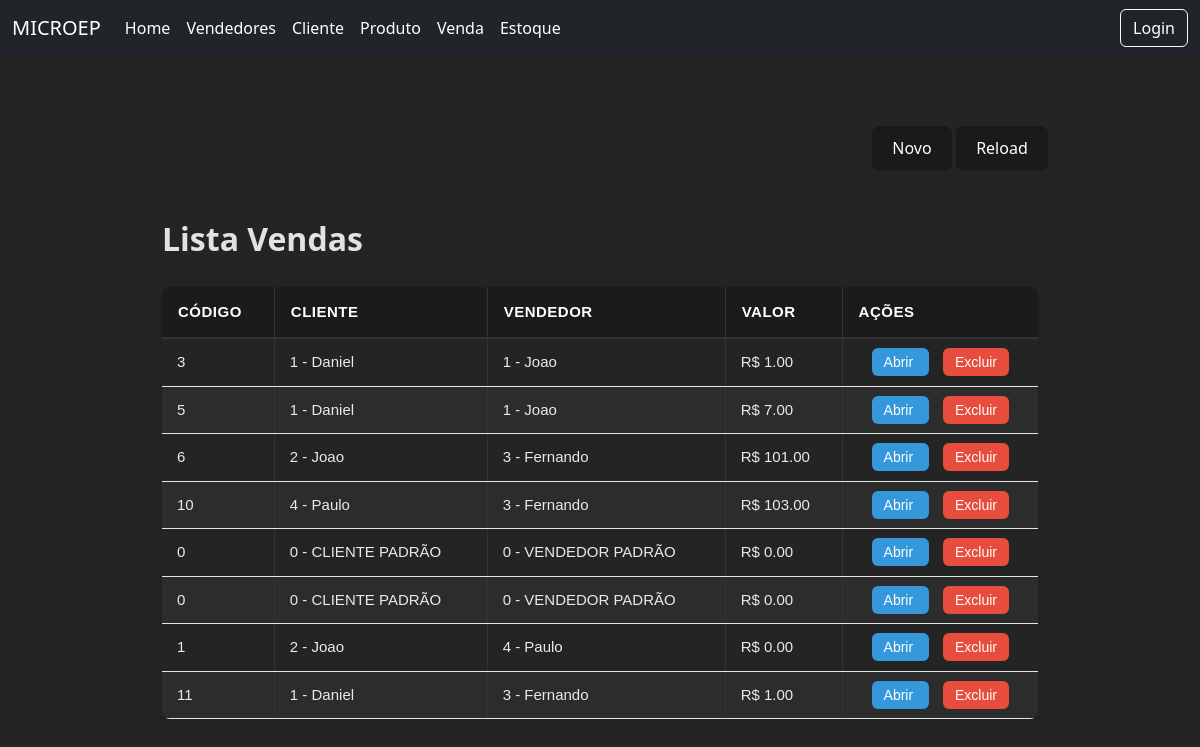
Before: /venda/ with the older database file.
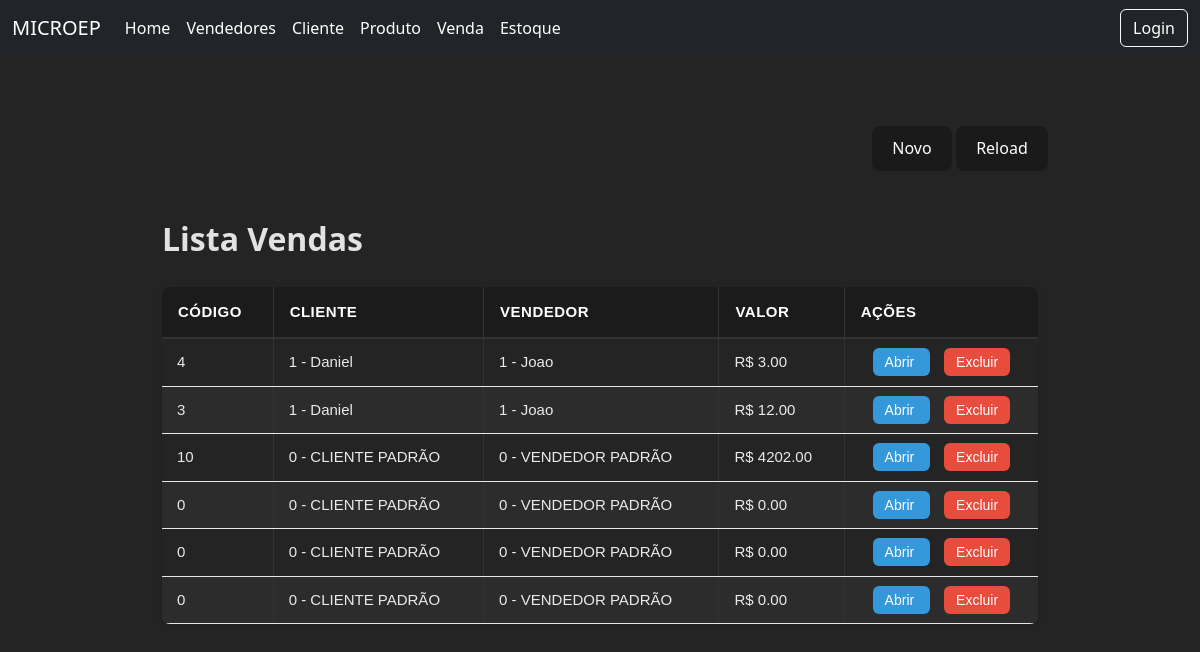
After: the same page with the newer database file.
### core/models.py (models this page shows)
class venda(models.Model):
    codigo = models.IntegerField()
    cliente = models.ForeignKey(cliente, on_delete=models.PROTECT)
    vendedor = models.ForeignKey(vendedor, on_delete=models.PROTECT)
    valor = models.DecimalField(max_digits=10,decimal_places=2)

class cliente(models.Model):
    codigo = models.IntegerField()
    nome = models.CharField(max_length=100)
    def __str__(self):
        return f"{self.codigo} - {self.nome}"

class vendedor(models.Model):
    codigo = models.IntegerField()
    nome = models.CharField(max_length=100)
    def __str__(self):
        return f" {self.codigo} - {self.nome}"

### core/views.py (the view)
# urls.py: path('venda/',views.vendaview,name='vendas'),
def vendaview(request):
    vendas = venda.objects.all()
    return render(request,'modelos/vendas.html',{'vendas':vendas})

### core/templates/modelos/vendas.html (shortened to what this page needs)
<!DOCTYPE html>
<html lang="en">
<head>
    {% load static %}
    <link rel="stylesheet" href="{% static 'venda.css' %}">
    <link href="https://cdn.jsdelivr.net/npm/bootstrap@5.3.2/dist/css/bootstrap.min.css" rel="stylesheet">
</head>
<body>
    {% include 'components/navbar.html' %}
    <div class="divcentral">
        <div class="controlebuttons">
            <div class="buttonsalign">
                <button class="buttonp">
                    <a href="{% url 'gerarvenda' %}">Novo</a>
                </button>
                <button class="buttonp">
                    <a href="{% url 'vendas' %}">Reload</a>
                </button>
            </div>
        </div>
        <div class="grid">
            <h2 class="boldtext">Lista Vendas</h2>
            <table class="tabela-vendedores">
                <thead>
                    <tr>
                        <th class="colunmgrid">Código</th>
                        <th>Cliente</th>
                        <th>Vendedor</th>
                        <th>Valor</th>
                        <th>Ações</th>
                    </tr>
                </thead>
                <tbody>
                    {% for v in vendas %}
                    <tr>
                        <td class="align-center">{{ v.codigo }}</td>
                        <td class="align-center">{{ v.cliente }}</td>
                        <td class="align-center">{{ v.vendedor }}</td>
                        <td class="align-center">R$ {{ v.valor }}</td>
                        <td class="text-center">
                            <a href="{% url 'cadastrovenda' v.id %}" class="btn-detalhe me-2">
                                Abrir
                            </a>
                            <a href="{% url 'removervenda' v.id %}" class="btn-delete">
                                Excluir
                            </a>
                        </td>
                    </tr>
                    {% endfor %}
                </tbody>
            </table>
        </div>
    </div>
</body>
</html>

### core/templates/components/navbar.html (shortened to what this page needs)
<!DOCTYPE html>
<html lang="en">
<head>
    <link href="https://cdn.jsdelivr.net/npm/bootstrap@5.3.3/dist/css/bootstrap.min.css" rel="stylesheet">
</head>
<body>
    <nav class="navbar navbar-expand-lg navbar-dark bg-dark">
  <div class="container-fluid">
    <a class="navbar-brand" href="{% url 'home' %}">MICROEP</a>
    <div class="collapse navbar-collapse" id="navbarMenu">
      <ul class="navbar-nav me-auto mb-2 mb-lg-0">
        <li class="nav-item">
          <a class="nav-link active" href="{% url 'home' %}">Home</a>
        </li>
        <li class="nav-item">
          <a class="nav-link" href="{%url 'vendedores' %}">Vendedores</a>
        </li>
        <li class="nav-item">
          <a class="nav-link" href="{% url 'clientes' %}">Cliente</a>
        </li>
        <li class="nav-item">
          <a class="nav-link" href="{% url 'produtos' %}">Produto</a>
        </li>
        <li class="nav-item">
          <a class="nav-link" href="{% url 'vendas' %}">Venda</a>
        </li>
        <li class="nav-item">
          <a class="nav-link" href="/">Estoque</a>
        </li>
      </ul>
      <div class="d-flex">
        <a href="/login" class="btn btn-outline-light">Login</a>
      </div>
    </div>
  </div>
</nav>
</body>
</html>

### static/venda.css (style rules this page uses)
* { margin: 0; padding: 0; box-sizing: border-box; }
a { font-weight: 500 !important; color: #ffffff !important; text-decoration: inherit !important; }
body { color: rgba(255, 255, 255, 0.87) !important; background-color: #242424 !important; width: 100%; }
.divcentral { height: 20em; padding-top: 30px; display: flex; align-items: center; flex-direction: column; justify-content: space-evenly; background-color: #242424; }
.buttonp { border-radius: 8px; border: 1px solid #333; padding: 0.6em 1.2em; font-size: 1em; font-weight: 500; background-color: #1a1a1a; cursor: pointer; transition: 0.25s ease; }
.controlebuttons { width: 75%; display: flex; align-items: center; justify-content: end; }
.buttonsalign { display: flex; width: 20%; justify-content: space-around; align-items: center; }
.grid { width: 73%; display: flex; justify-content: start; align-items: start; flex-direction: column; margin-top: 10px; }
.tabela-vendedores { width: 100%; border-collapse: collapse; margin-top: 20px; font-family: Arial, sans-serif; font-size: 15px; background-color: #242424; border-radius: 10px; overflow: hidden; box-shadow: 0 0 10px rgba(0,0,0,0.25); }
.tabela-vendedores thead th { background-color: #1b1b1b !important; color: #ffffff; text-align: left; padding: 14px 16px; font-weight: 700; text-transform: uppercase; letter-spacing: 0.5px; border-bottom: 2px solid #333; }
.tabela-vendedores tbody tr:nth-child(even) { background-color: #2c2c2c; }
.tabela-vendedores tbody tr:nth-child(odd) { background-color: #242424; }
.tabela-vendedores th, .tabela-vendedores td { padding: 12px 14px; border-bottom: 1px solid #3a3a3a; color: #eaeaea; }
.tabela-vendedores th:not(:last-child), .tabela-vendedores td:not(:last-child) { border-right: 1px solid #333; }
.btn-detalhe, .btn-delete { padding: 6px 12px; font-size: 14px; border-radius: 6px; text-decoration: none; color: white; transition: 0.2s; font-weight: 600; }
.btn-detalhe { background: #3498db; }
.btn-delete { background: #e74c3c; }
.boldtext { font-weight: bold; }
.buttonp { border-radius: 8px; border: 1px solid transparent; padding: 0.6em 1.2em; font-size: 1em; font-weight: 500; font-family: inherit; background-color: #1a1a1a; cursor: pointer; transition: border-color 0.25s; }
.grid { height: 40%; width: 73%; display: flex; justify-content: start; align-items: start; flex-direction: column; }
.tabela-vendedores { width: 100%; border-collapse: collapse; margin-top: 20px; font-family: Arial, sans-serif; font-size: 15px; background-color: #242424; border-radius: 8px; overflow: hidden; box-shadow: 0 2px 8px rgba(0,0,0,0.1); }
.tabela-vendedores thead { background: #2a2472; color: white; }
.tabela-vendedores th, .tabela-vendedores td { padding: 12px 15px; border-bottom: 1px solid #e6e6e6; }
.btn-detalhe, .btn-delete { padding: 6px 12px; font-size: 14px; border-radius: 6px; text-decoration: none; color: white; transition: 0.2s; }
.btn-delete { background: #e74c3c; margin-left: 6px; }

Changed rows visible on the page:
removed venda: codigo "3", cliente "1 - Daniel", vendedor "1 - Joao", valor "1.00"
removed venda: codigo "5", cliente "1 - Daniel", vendedor "1 - Joao", valor "7.00"
removed venda: codigo "6", cliente "2 - Joao", vendedor "3 - Fernando", valor "101.00"
removed venda: codigo "10", cliente "4 - Paulo", vendedor "3 - Fernando", valor "103.00"
removed venda: codigo "1", cliente "2 - Joao", vendedor "4 - Paulo", valor "0.00"
removed venda: codigo "11", cliente "1 - Daniel", vendedor "3 - Fernando", valor "1.00"
added venda: codigo "4", cliente "1 - Daniel", vendedor "1 - Joao", valor "3.00"
added venda: codigo "3", cliente "1 - Daniel", vendedor "1 - Joao", valor "12.00"
added venda: codigo "10", cliente "0 - CLIENTE PADRÃO", vendedor "0 - VENDEDOR PADRÃO", valor "4202.00"
added venda: codigo "0", cliente "0 - CLIENTE PADRÃO", vendedor "0 - VENDEDOR PADRÃO", valor "0.00"
